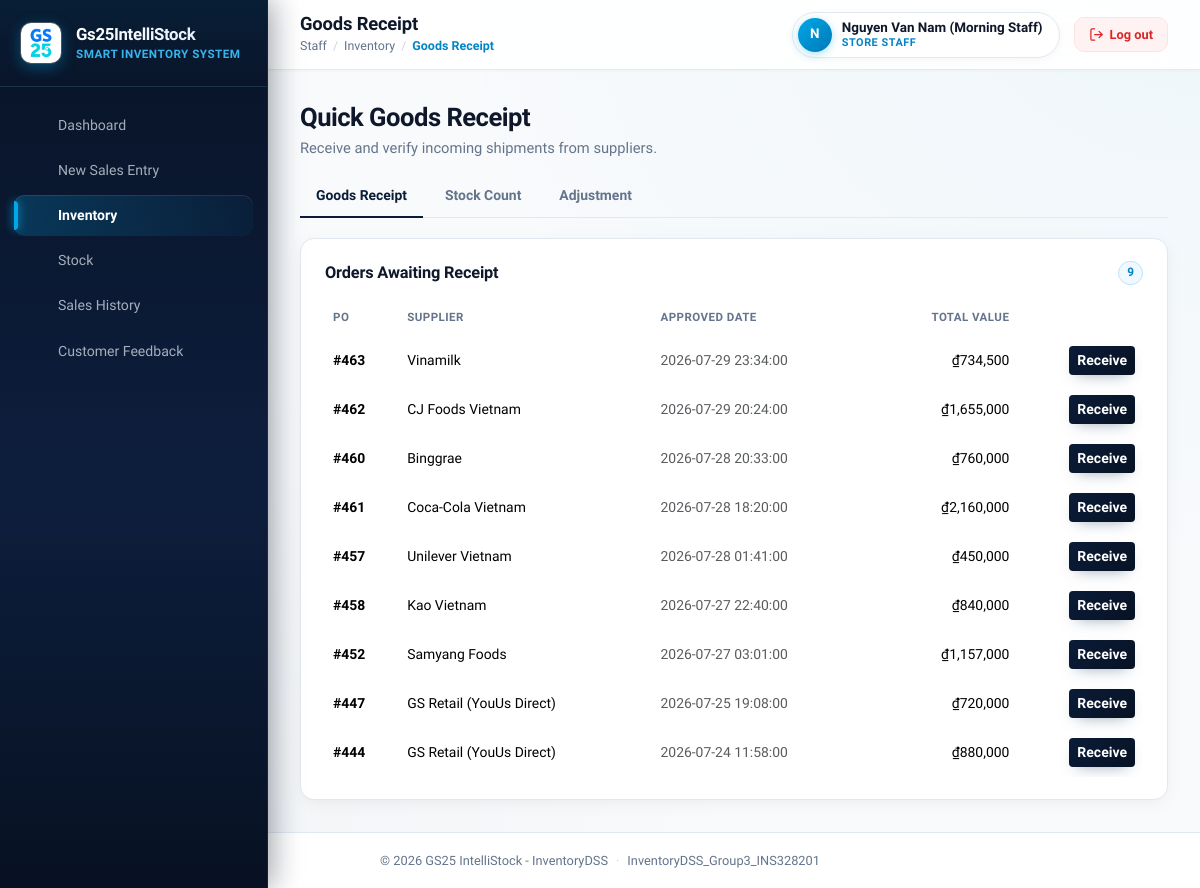
Page /frontend/staff/inventory/goods_receipt.php (signed in) on the earlier database version.
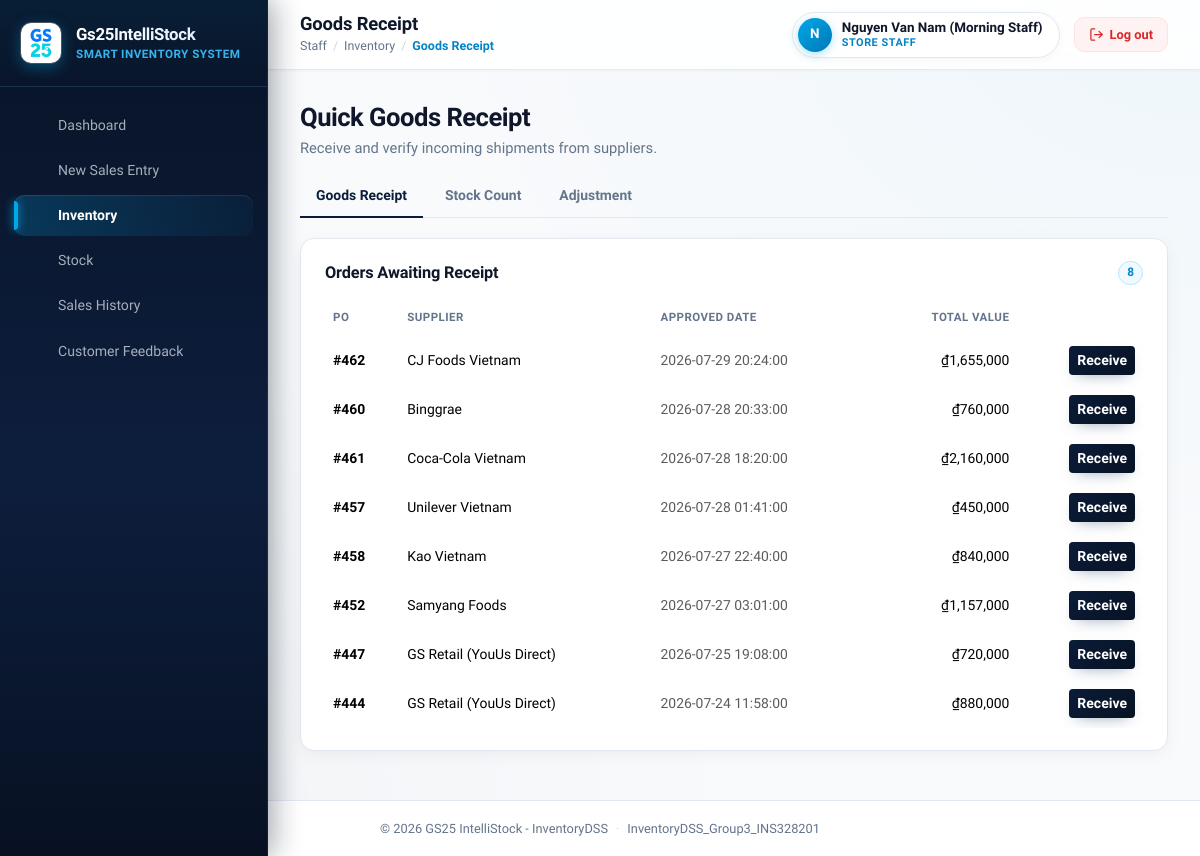
Same page on the later database version.
### tables this page shows
CREATE TABLE `purchase_orders` (
  `po_id` int(11) NOT NULL AUTO_INCREMENT,
  `supplier_id` int(11) NOT NULL,
  `created_by` int(11) NOT NULL,
  `status` enum('Draft','Pending','Approved','Rejected','Delivered') NOT NULL DEFAULT 'Draft',
  `approved_by` int(11) DEFAULT NULL,
  `created_at` datetime NOT NULL DEFAULT current_timestamp(),
  `approved_at` datetime DEFAULT NULL,
  PRIMARY KEY (`po_id`),
  KEY `supplier_id` (`supplier_id`),
  KEY `created_by` (`created_by`),
  KEY `approved_by` (`approved_by`),
  CONSTRAINT `purchase_orders_ibfk_1` FOREIGN KEY (`supplier_id`) REFERENCES `suppliers` (`supplier_id`),
  CONSTRAINT `purchase_orders_ibfk_2` FOREIGN KEY (`created_by`) REFERENCES `accounts` (`account_id`),
  CONSTRAINT `purchase_orders_ibfk_3` FOREIGN KEY (`approved_by`) REFERENCES `accounts` (`account_id`)
);

CREATE TABLE `suppliers` (
  `supplier_id` int(11) NOT NULL AUTO_INCREMENT,
  `supplier_name` varchar(100) NOT NULL,
  `contact_phone` varchar(20) DEFAULT NULL,
  `avg_lead_time_days` decimal(5,1) DEFAULT NULL,
  PRIMARY KEY (`supplier_id`)
);

### backend/config/database.php (called while the page is built, shortened)
<?php
class Database
{
    private static ?PDO $instance = null;
    public static function getConnection(): PDO
    {
        if (self::$instance === null) {
            $options = [
                PDO::ATTR_ERRMODE            => PDO::ERRMODE_EXCEPTION,
                PDO::ATTR_DEFAULT_FETCH_MODE => PDO::FETCH_ASSOC,
                PDO::ATTR_EMULATE_PREPARES   => false,
                PDO::MYSQL_ATTR_INIT_COMMAND => "SET NAMES 'utf8mb4'",
            ];
            $dsns = [
                sprintf('mysql:host=%s;port=%s;dbname=%s;charset=%s', self::DB_HOST, self::DB_PORT, self::DB_NAME, self::DB_CHARSET),
                sprintf('mysql:host=localhost;dbname=%s;charset=%s', self::DB_NAME, self::DB_CHARSET),
                sprintf('mysql:unix_socket=/run/mysqld/mysqld.sock;dbname=%s;charset=%s', self::DB_NAME, self::DB_CHARSET),
                sprintf('mysql:unix_socket=/var/run/mysqld/mysqld.sock;dbname=%s;charset=%s', self::DB_NAME, self::DB_CHARSET),
            ];
            foreach ($dsns as $dsn) {
                try {
                    self::$instance = new PDO($dsn, self::DB_USER, self::DB_PASS, $options);
                    break;
                } catch (PDOException $e) {
                    $lastException = $e;
                }
            }
        }
        return self::$instance;
    }
}

### backend/services/StaffService.php (called while the page is built, shortened)
<?php
require_once __DIR__ . '/../config/database.php';
require_once __DIR__ . '/PurchaseOrderService.php';
class StaffService
{
    private PurchaseOrderService $poService;
    public function __construct()
    {
        $this->poService       = new PurchaseOrderService();
    }
    public function listOrdersAwaitingReceipt(): array
    {
        return $this->poService->listOrdersAwaitingReceipt();
    }
}

### backend/services/PurchaseOrderService.php (called while the page is built, shortened)
<?php
require_once __DIR__ . '/../config/database.php';
require_once __DIR__ . '/../models/Order.php';
class PurchaseOrderService
{
    private Order $orderModel;
    public function __construct()
    {
        $this->orderModel     = new Order();
    }
    public function listOrdersAwaitingReceipt(): array
    {
        return $this->orderModel->getAll('Approved');
    }
}

### backend/models/Order.php (called while the page is built, shortened)
<?php
require_once __DIR__ . '/../config/database.php';
class Order
{
    private PDO $conn;
    private string $table = 'purchase_orders';
    public function __construct()
    {
        $this->conn = Database::getConnection();
    }
    public function getAll(?string $status = null, ?int $createdBy = null): array
    {
        $sql = "SELECT po.po_id, s.supplier_name, po.status, po.created_at, po.approved_at,
                       creator.full_name AS created_by_name,
                       (SELECT COALESCE(SUM(pod.approved_qty * p.unit_cost), 0)
                        FROM purchase_order_details pod
                        JOIN products p ON p.product_id = pod.product_id
                        WHERE pod.po_id = po.po_id) AS total_amount
                FROM {$this->table} po
                JOIN suppliers s ON s.supplier_id = po.supplier_id
                JOIN accounts creator ON creator.account_id = po.created_by
                WHERE 1=1";
        $params = [];
        if ($status !== null) {
            $sql .= " AND po.status = :status";
            $params[':status'] = $status;
        }
        $sql .= " ORDER BY po.created_at DESC";
        $stmt = $this->conn->prepare($sql);
        $stmt->execute($params);
        return $stmt->fetchAll();
    }
}

### frontend/staff/inventory/goods_receipt.php (the view, shortened to what the changed rows need)
<?php
require_once __DIR__ . '/../../../backend/config/database.php';
require_once __DIR__ . '/../../../backend/services/StaffService.php';
$staffService  = new StaffService();
$selectedPo = null;
$pendingOrders = $staffService->listOrdersAwaitingReceipt();
$activeMenu  = 'good_receipt';
$pageTitle   = 'Goods Receipt';
$breadcrumbs = ['Staff', 'Inventory', 'Goods Receipt'];
?>
<!DOCTYPE html>
<html lang="vi">
<head>
    <link href="https://cdn.jsdelivr.net/npm/bootstrap@5.3.3/dist/css/bootstrap.min.css" rel="stylesheet">
    <link href="<?= BASE_URL ?>/assets/css/theme_variables.css" rel="stylesheet">
    <link href="<?= BASE_URL ?>/assets/css/custom.css" rel="stylesheet">
</head>
<body>
    <div class="app-shell">
        <?php require __DIR__ . '/../../components/sidebar.php'; ?>
        <div class="app-content">
            <?php require __DIR__ . '/../../components/header.php'; ?>
            <main class="app-main">
                <div class="mb-3">
                    <h2 class="page-heading mb-1">Quick Goods Receipt</h2>
                </div>
                <?php if ($selectedPo === null): ?>
                    <div class="panel-card">
                        <div class="panel-card-header">
                            <h3 class="panel-card-title">Orders Awaiting Receipt</h3>
                            <span class="badge-count"><?= count($pendingOrders) ?></span>
                        </div>
                        <?php if (empty($pendingOrders)): ?>
                            <div class="empty-state">No orders awaiting receipt (status "Approved").</div>
                        <?php else: ?>
                            <div class="table-responsive">
                                <table class="table data-table align-middle mb-0">
                                    <thead>
                                        <tr>
                                            <th>PO</th>
                                            <th>Supplier</th>
                                            <th>Approved Date</th>
                                            <th class="text-end">Total Value</th>
                                            <th></th>
                                        </tr>
                                    </thead>
                                    <tbody>
                                        <?php foreach ($pendingOrders as $po): ?>
                                            <tr>
                                                <td class="fw-semibold">#<?= (int) $po['po_id'] ?></td>
                                                <td><?= htmlspecialchars($po['supplier_name'] ?? '—', ENT_QUOTES, 'UTF-8') ?></td>
                                                <td class="text-muted"><?= htmlspecialchars((string) ($po['approved_at'] ?? $po['created_at'] ?? '—'), ENT_QUOTES, 'UTF-8') ?></td>
                                                <td class="text-end">&#8363;<?= number_format((float) ($po['total_amount'] ?? 0), 0) ?></td>
                                                <td class="text-end">
                                                    <a href="?po_id=<?= (int) $po['po_id'] ?>" class="btn btn-brand btn-sm">Receive</a>
                                                </td>
                                            </tr>
                                        <?php endforeach; ?>
                                    </tbody>
                                </table>
                            </div>
                        <?php endif; ?>
                    </div>
                <?php endif; ?>
            </main>
        </div>
    </div>
    <?php require __DIR__ . '/../../components/footer.php'; ?>

### frontend/components/sidebar.php (shortened to what the changed rows need)
<?php
$roleId = Auth::roleId();
$activeMenu = $activeMenu ?? '';
$menuItems = [];
if ($roleId === ROLE_ADMIN) {
    $menuItems = [
        'dashboard'   => ['label' => 'Dashboard / KPI', 'href' => '/admin/dashboard.php', 'icon' => 'grid'],
        'users_roles' => [
            'label' => 'Users & Roles',
            'href'  => '/admin/account & permission/accounts.php',
            'icon'  => 'users',
            'activeAlso' => ['accounts', 'permissions'],
        ],
        'rules'       => ['label' => 'Rules', 'href' => '/admin/reorder_rules.php', 'icon' => 'sliders'],
        'inventory'   => [
            'label' => 'Inventory',
            'href'  => '/admin/inventory/inventory_overview.php',
            'icon'  => 'box',
            'activeAlso' => ['inventory_overview', 'inventory_count_history'],
        ],
        'approvals'   => ['label' => 'Approvals', 'href' => '/admin/po_approval.php', 'icon' => 'check-square'],
        'audit_log'   => ['label' => 'Audit Log', 'href' => '/admin/audit_log.php', 'icon' => 'clock'],
        'system_backup' => ['label' => 'System Backup', 'href' => '/admin/backup/backup_restore.php', 'icon' => 'archive'],
    ];
} elseif ($roleId === ROLE_STAFF) {
$menuItems = [
        'dashboard' => ['label' => 'Dashboard', 'href' => '/staff/dashboard.php', 'icon' => 'grid'],
        'sales_entry' => ['label' => 'New Sales Entry', 'href' => '/staff/sales_entry.php', 'icon' => 'shopping-cart'],
        'inventory' => [
            'label' => 'Inventory',
            'href'  => '/staff/inventory/goods_receipt.php',
            'icon'  => 'box',
            'activeAlso' => ['stock_count', 'good_receipt', 'inv_adjustment'],
        ],
        'stock'      => ['label' => 'Stock', 'href' => '/staff/stock/stock_view.php', 'icon' => 'box'],
        'sales_hist' => ['label' => 'Sales History', 'href' => '/staff/sales_history.php', 'icon' => 'shopping-cart'],
        'feedback'   => ['label' => 'Customer Feedback', 'href' => '/staff/customer_feedback.php', 'icon' => 'message-square'],
    ];
}
function sidebarIsActive(string $key, array $item, string $activeMenu): bool
{
    return isset($item['activeAlso']) && in_array($activeMenu, $item['activeAlso'], true);
}
function sidebarHref(string $relativeHref): string
{
    $segments = explode('/', $relativeHref);
    $encodedSegments = array_map('rawurlencode', $segments);
    return BASE_URL . implode('/', $encodedSegments);
}
?>
<aside class="app-sidebar">
    <nav class="sidebar-nav">
        <?php foreach ($menuItems as $key => $item): ?>
            <a href="<?= sidebarHref($item['href']) ?>"
               class="sidebar-link<?= sidebarIsActive($key, $item, $activeMenu) ? ' active' : '' ?>"
               data-menu="<?= htmlspecialchars($key, ENT_QUOTES, 'UTF-8') ?>">
                <span class="sidebar-link-label"><?= htmlspecialchars($item['label'], ENT_QUOTES, 'UTF-8') ?></span>
            </a>
        <?php endforeach; ?>
    </nav>
</aside>

### frontend/components/header.php (shortened to what the changed rows need)
<?php
$pageTitle   = $pageTitle ?? 'InventoryDSS';
$breadcrumbs = $breadcrumbs ?? [];
?>
<header class="app-header">
    <div class="app-header-left">
        <h1 class="app-header-title"><?= htmlspecialchars($pageTitle, ENT_QUOTES, 'UTF-8') ?></h1>
        <?php if (!empty($breadcrumbs)): ?>
            <nav class="app-header-breadcrumbs">
                <?php foreach ($breadcrumbs as $i => $crumb): ?>
                    <?php if ($i > 0): ?><span class="crumb-sep">/</span><?php endif; ?>
                    <span class="crumb<?= $i === array_key_last($breadcrumbs) ? ' crumb-current' : '' ?>">
                        <?= htmlspecialchars($crumb, ENT_QUOTES, 'UTF-8') ?>
                    </span>
                <?php endforeach; ?>
            </nav>
        <?php endif; ?>
    </div>
</header>

Differences in the rows shown:
no longer on this page (row edited): purchase_orders: po_id "463", supplier.supplier_name "Vinamilk", approved_at "2026-07-29 23:34:00", total_amount "734,500"
Other differences:
count($pendingOrders): "9" → "8"
